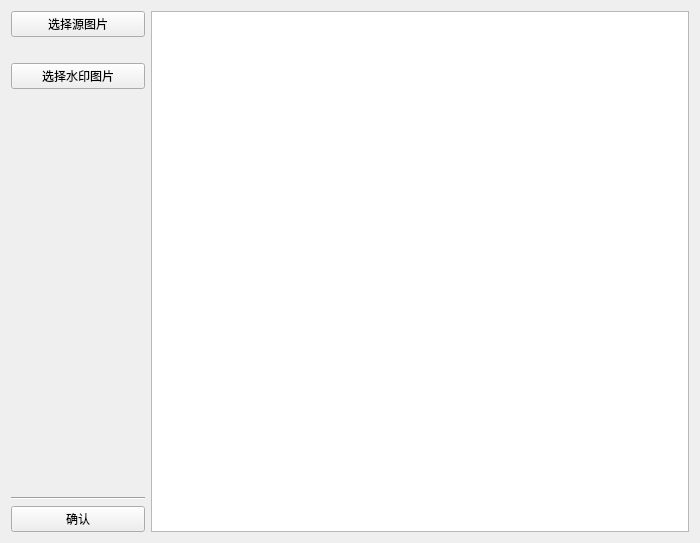
<?xml version="1.0" encoding="UTF-8"?>
<ui version="4.0">
 <class>Form</class>
 <widget class="QWidget" name="Form">
  <property name="geometry">
   <rect>
    <x>0</x>
    <y>0</y>
    <width>700</width>
    <height>543</height>
   </rect>
  </property>
  <property name="windowTitle">
   <string>Form</string>
  </property>
  <layout class="QHBoxLayout" name="horizontalLayout" stretch="2,8">
   <item>
    <layout class="QVBoxLayout" name="verticalLayout">
     <item>
      <layout class="QVBoxLayout" name="verticalLayout_2">
       <item>
        <widget class="QPushButton" name="selectfile">
         <property name="text">
          <string>选择源图片</string>
         </property>
        </widget>
       </item>
       <item>
        <widget class="QLabel" name="original">
         <property name="sizePolicy">
          <sizepolicy hsizetype="Preferred" vsizetype="Maximum">
           <horstretch>0</horstretch>
           <verstretch>0</verstretch>
          </sizepolicy>
         </property>
         <property name="text">
          <string/>
         </property>
        </widget>
       </item>
       <item>
        <layout class="QVBoxLayout" name="verticalLayout_3">
         <item>
          <widget class="QPushButton" name="selectwatermark">
           <property name="text">
            <string>选择水印图片</string>
           </property>
          </widget>
         </item>
         <item>
          <widget class="QLabel" name="watermark">
           <property name="sizePolicy">
            <sizepolicy hsizetype="Preferred" vsizetype="Maximum">
             <horstretch>0</horstretch>
             <verstretch>0</verstretch>
            </sizepolicy>
           </property>
           <property name="text">
            <string/>
           </property>
          </widget>
         </item>
        </layout>
       </item>
      </layout>
     </item>
     <item>
      <spacer name="verticalSpacer">
       <property name="orientation">
        <enum>Qt::Vertical</enum>
       </property>
       <property name="sizeHint" stdset="0">
        <size>
         <width>20</width>
         <height>40</height>
        </size>
       </property>
      </spacer>
     </item>
     <item>
      <widget class="Line" name="line">
       <property name="orientation">
        <enum>Qt::Horizontal</enum>
       </property>
      </widget>
     </item>
     <item>
      <widget class="QPushButton" name="process">
       <property name="text">
        <string>确认</string>
       </property>
      </widget>
     </item>
    </layout>
   </item>
   <item>
    <widget class="QGraphicsView" name="graphicsView">
     <property name="alignment">
      <set>Qt::AlignLeading|Qt::AlignLeft|Qt::AlignTop</set>
     </property>
    </widget>
   </item>
  </layout>
 </widget>
 <resources/>
 <connections/>
</ui>
